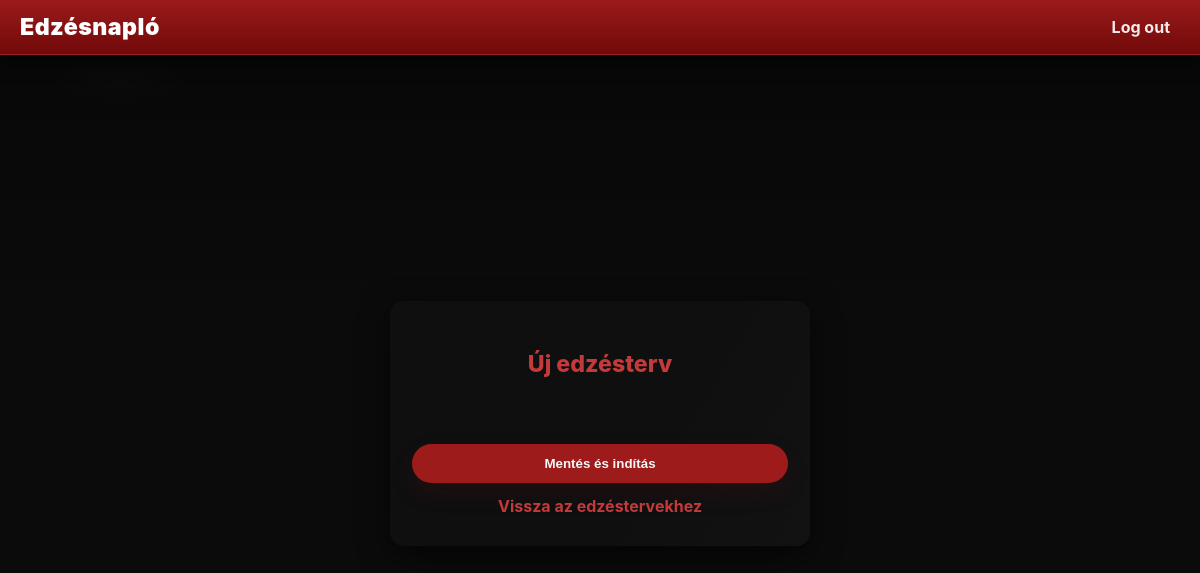
Before: /workout/new/9/ (signed in) with the older database file.
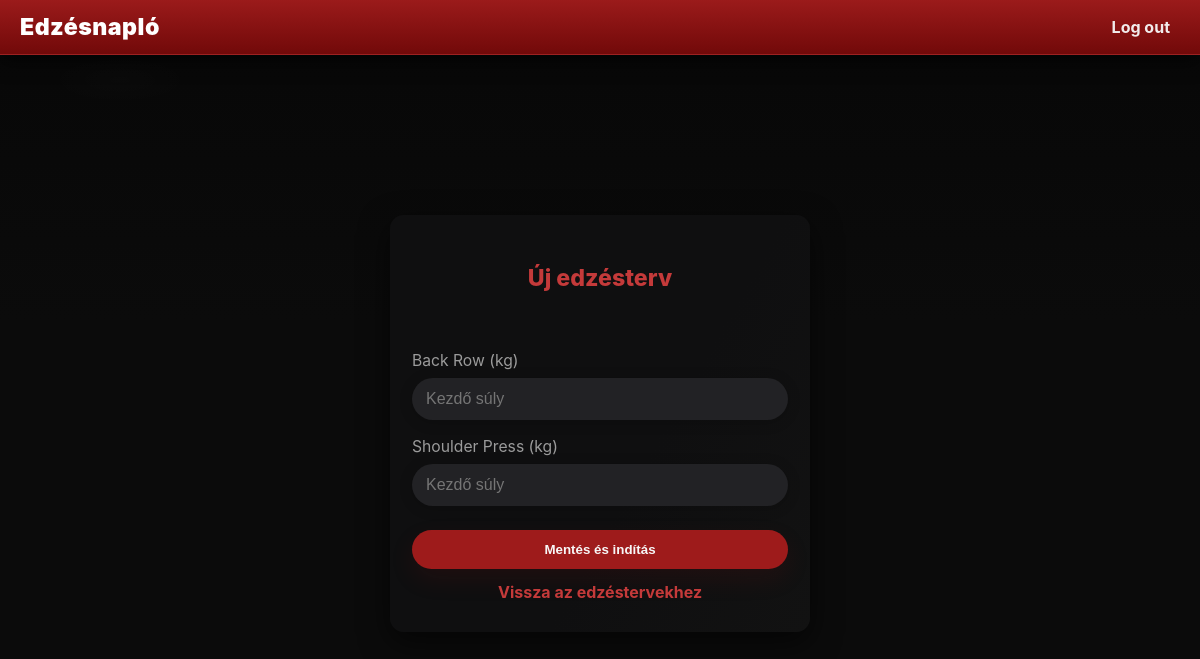
After: the same page with the newer database file.
### home/models.py (models this page shows)
class Excercises(models.Model):
    workoutid = models.ForeignKey(CreatedWorkouts, on_delete=models.CASCADE)
    name = models.CharField(max_length=50)
    sets = models.IntegerField()
    reps = models.IntegerField()

### workout/views.py (the view, shortened to what this page needs)
# urls.py: path('new/<int:workout_id>/', views.new, name='new'),
def new(request, workout_id):
    weight_objs = Weights.objects.filter(workoutid_id=workout_id, userid=request.user)
    display_excercises = Excercises.objects.filter(workoutid_id=workout_id)
    if not weight_objs.exists():
        return render(request, 'new_plan.html', {'excercises': display_excercises, 'workout_id': workout_id})
    else:
        return redirect('start', workout_id=workout_id)

### workout/templates/new_plan.html (shortened to what this page needs)
{% extends 'main.html' %} {% block content %}
<main class="register-container">
  <form class="form-card" action="{% url 'new' workout_id=workout_id %}" method="post" novalidate>
    <h2>Új edzésterv</h2>
    {% for excercise in excercises %}
    <div class="input-group">
      <label class="input-label" for="weight_{{ excercise.id }}">{{ excercise.name }} (kg)</label>
      <input
        id="weight_{{ excercise.id }}"
        name="weight_{{ excercise.id }}"
        class="input-field"
        type="number"
        min="0"
        step="0.5"
        placeholder="Kezdő súly"
        required>
    </div>
    {% endfor %}
    <button type="submit" class="btn form-btn">Mentés és indítás</button>
    <div class="form-links">
      <a href="{% url 'choose' %}">Vissza az edzéstervekhez</a>
    </div>
  </form>
</main>
{% endblock %}

### templates/main.html (shortened to what this page needs)
{% load static %}
<!DOCTYPE html>
<html lang="en">
  <head>
    <link rel="stylesheet" href="{% static 'css/style.css' %}" />
  </head>
  <body>
    {% if user.is_authenticated %}
    {% include 'navbar.html' %}
    {% endif %} {% block content %}{% endblock %}
  </body>
</html>

### templates/navbar.html
<header class="topbar">
  <div class="topbar-inner">
    <a href="{% url 'home' %}" style="text-decoration: none;"><div class="brand" style="color: white">Edzésnapló</div></a>
    <nav class="topnav" aria-label="Felső menü">
      <a href="{% url 'logout' %}" class="nav-link">Log out</a>
    </nav>
  </div>
</header>

### static/css/style.css (style rules this page uses)
:root { --bg: #0b0b0b; --panel-dark: #0f0f10; --panel-mid: #1a1515; --card-bg: #121212; --accent: #9e1b1b; --accent-2: #c43a3a; --accent-hover: #841111; --muted: #9b9b9b; --white: #f7f7f7; --radius: 16px; --shadow-lg: 0 18px 60px rgba(0,0,0,0.7); --shadow-md: 0 10px 30px rgba(0,0,0,0.6); }
* { box-sizing:border-box }
html,body { height:100% }
body { margin:0; background: radial-gradient(1200px 400px at 10% 10%, rgba(255,255,255,0.01), transparent 6%), linear-gradient(180deg, #070707 0%, var(--bg) 40%); color:var(--white); font-family: "Montserrat", "Inter", Arial, sans-serif; -webkit-font-smoothing:antialiased; -moz-osx-font-smoothing:grayscale; line-height:1.4; }
.topbar { background: linear-gradient(180deg, rgba(158,27,27,0.98), rgba(120,10,10,0.95)); border-bottom: 1px solid rgba(255,255,255,0.03); box-shadow: 0 6px 20px rgba(0,0,0,0.6); }
.topbar-inner { max-width:1200px; margin:0 auto; padding:10px 20px; display:flex; align-items:center; justify-content:space-between; }
.brand { font-weight:900; color:#110606; font-size:1.45rem; letter-spacing:0.02em; text-shadow: 0 1px 0 rgba(255,255,255,0.02); }
.topnav { display:flex;gap:16px;align-items:center }
.topnav .nav-link { color:var(--white); text-decoration:none; font-weight:700; opacity:0.95; padding:6px 10px; border-radius:8px; }
.btn { background: var(--accent); color:var(--white); border:none; padding:10px 18px; border-radius:12px; font-weight:800; cursor:pointer; box-shadow: 0 10px 28px rgba(150,20,20,0.12); transition: background .12s, transform .12s; }
.login-container, .register-container { min-height: calc(100vh - 64px); display: flex; align-items: center; justify-content: center; padding: 20px; }
.form-card { background: linear-gradient(120deg, var(--panel-dark) 60%, var(--card-bg) 100%); border-radius: 14px; padding: 28px 22px; box-shadow: var(--shadow-md); display: flex; flex-direction: column; align-items: center; min-width: 300px; width: 100%; max-width: 420px; animation: fadeinup 0.45s; text-align: center; }
.form-card h2 { font-size: 1.45rem; color: var(--accent-2); font-weight: 800; margin-bottom: 18px; }
.input-group { width:100%; margin-bottom:16px; display:flex; flex-direction:column; align-items:flex-start; }
.input-label { color:var(--muted); font-size:0.98rem; margin-bottom:6px; }
.input-field { width:100%; padding:12px 14px; border-radius:999px; border:none; background:#222225; color:var(--white); font-size:1rem; box-shadow: 0 2px 14px rgba(0,0,0,0.2); outline:none; transition: background .14s, box-shadow .12s; }
.form-btn, .btn { width:100%; margin-top:8px; background: var(--accent); color:var(--white); border:none; padding:12px 16px; border-radius: 999px; font-weight:800; cursor:pointer; box-shadow: 0 10px 24px rgba(150,20,20,0.12); transition: background .12s, transform .12s; }
.form-links { margin-top:12px; display:flex; justify-content:center; width:100%; }
.form-links a { color:var(--accent-2); text-decoration:none; font-weight:700; }

Changed rows visible on the page:
added Excercises: name "Back Row"
added Excercises: name "Shoulder Press"
